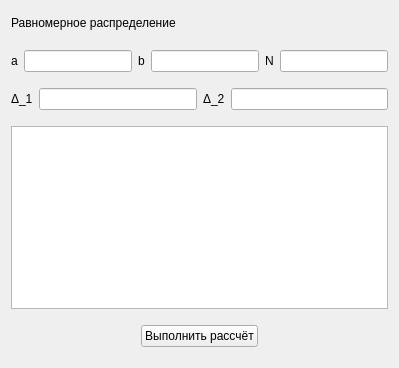
        <widget class="QWidget" name="page_0">
         <layout class="QVBoxLayout" name="verticalLayout_3">
          <item>
           <layout class="QVBoxLayout" name="page_0_vl_content" stretch="1,0,1,0,1,0,8,0,0,0">
            <item>
             <widget class="QLabel" name="label_3">
              <property name="text">
               <string>Равномерное распределение</string>
              </property>
             </widget>
            </item>
            <item>
             <spacer name="verticalSpacer">
              <property name="orientation">
               <enum>Qt::Orientation::Vertical</enum>
              </property>
              <property name="sizeType">
               <enum>QSizePolicy::Policy::Preferred</enum>
              </property>
              <property name="sizeHint" stdset="0">
               <size>
                <width>20</width>
                <height>10</height>
               </size>
              </property>
             </spacer>
            </item>
            <item>
             <layout class="QHBoxLayout" name="horizontalLayout_3">
              <item>
               <widget class="QLabel" name="label_6">
                <property name="text">
                 <string>a</string>
                </property>
               </widget>
              </item>
              <item>
               <widget class="QLineEdit" name="le_uniform_distribution_a_parameter">
                <property name="frame">
                 <bool>true</bool>
                </property>
               </widget>
              </item>
              <item>
               <widget class="QLabel" name="label_7">
                <property name="text">
                 <string>b</string>
                </property>
               </widget>
              </item>
              <item>
               <widget class="QLineEdit" name="le_uniform_distribution_b_parameter"/>
              </item>
              <item>
               <widget class="QLabel" name="label_8">
                <property name="text">
                 <string>N</string>
                </property>
               </widget>
              </item>
              <item>
               <widget class="QLineEdit" name="le_uniform_distribution_N_parameter"/>
              </item>
             </layout>
            </item>
            <item>
             <spacer name="verticalSpacer_22">
              <property name="orientation">
               <enum>Qt::Orientation::Vertical</enum>
              </property>
              <property name="sizeType">
               <enum>QSizePolicy::Policy::Preferred</enum>
              </property>
              <property name="sizeHint" stdset="0">
               <size>
                <width>20</width>
                <height>10</height>
               </size>
              </property>
             </spacer>
            </item>
            <item>
             <layout class="QHBoxLayout" name="horizontalLayout_4">
              <item>
               <widget class="QLabel" name="label_9">
                <property name="text">
                 <string>Δ_1</string>
                </property>
               </widget>
              </item>
              <item>
               <widget class="QLineEdit" name="le_uniform_distribution_delta_1">
                <property name="text">
                 <string/>
                </property>
                <property name="readOnly">
                 <bool>true</bool>
                </property>
               </widget>
              </item>
              <item>
               <widget class="QLabel" name="label_10">
                <property name="text">
                 <string>Δ_2</string>
                </property>
               </widget>
              </item>
              <item>
               <widget class="QLineEdit" name="le_uniform_distribution_delta_2">
                <property name="readOnly">
                 <bool>true</bool>
                </property>
               </widget>
              </item>
             </layout>
            </item>
            <item>
             <spacer name="verticalSpacer_3">
              <property name="orientation">
               <enum>Qt::Orientation::Vertical</enum>
              </property>
              <property name="sizeType">
               <enum>QSizePolicy::Policy::Preferred</enum>
              </property>
              <property name="sizeHint" stdset="0">
               <size>
                <width>20</width>
                <height>10</height>
               </size>
              </property>
             </spacer>
            </item>
            <item>
             <layout class="QHBoxLayout" name="horizontalLayout">
              <item>
               <widget class="QTableWidget" name="tw_uniform_distribution_result"/>
              </item>
             </layout>
            </item>
            <item>
             <spacer name="verticalSpacer_2">
              <property name="orientation">
               <enum>Qt::Orientation::Vertical</enum>
              </property>
              <property name="sizeType">
               <enum>QSizePolicy::Policy::Preferred</enum>
              </property>
              <property name="sizeHint" stdset="0">
               <size>
                <width>20</width>
                <height>10</height>
               </size>
              </property>
             </spacer>
            </item>
            <item>
             <layout class="QHBoxLayout" name="horizontalLayout_2">
              <item>
               <spacer name="horizontalSpacer">
                <property name="orientation">
                 <enum>Qt::Orientation::Horizontal</enum>
                </property>
                <property name="sizeHint" stdset="0">
                 <size>
                  <width>40</width>
                  <height>20</height>
                 </size>
                </property>
               </spacer>
              </item>
              <item>
               <widget class="QPushButton" name="pb_uniform_distribution_calculate">
                <property name="text">
                 <string>Выполнить рассчёт</string>
                </property>
               </widget>
              </item>
              <item>
               <spacer name="horizontalSpacer_2">
                <property name="orientation">
                 <enum>Qt::Orientation::Horizontal</enum>
                </property>
                <property name="sizeHint" stdset="0">
                 <size>
                  <width>40</width>
                  <height>20</height>
                 </size>
                </property>
               </spacer>
              </item>
             </layout>
            </item>
            <item>
             <spacer name="verticalSpacer_26">
              <property name="orientation">
               <enum>Qt::Orientation::Vertical</enum>
              </property>
              <property name="sizeType">
               <enum>QSizePolicy::Policy::Preferred</enum>
              </property>
              <property name="sizeHint" stdset="0">
               <size>
                <width>20</width>
                <height>10</height>
               </size>
              </property>
             </spacer>
            </item>
           </layout>
          </item>
         </layout>
        </widget>
